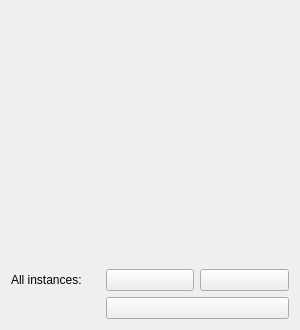
<?xml version="1.0" encoding="UTF-8"?>
<ui version="4.0">
 <class>linacOverview</class>
 <widget class="TaurusWidget" name="linacOverview">
  <property name="geometry">
   <rect>
    <x>0</x>
    <y>0</y>
    <width>300</width>
    <height>330</height>
   </rect>
  </property>
  <property name="windowTitle">
   <string>Form</string>
  </property>
  <layout class="QGridLayout" name="gridLayout_2">
   <item row="1" column="1">
    <widget class="TaurusCommandButton" name="moveLocal"/>
   </item>
   <item row="1" column="2">
    <widget class="TaurusCommandButton" name="moveRemote"/>
   </item>
   <item row="2" column="1" colspan="2">
    <widget class="TaurusCommandButton" name="resetInstance"/>
   </item>
   <item row="1" column="0">
    <widget class="QLabel" name="AllInstancesLocationLabel">
     <property name="text">
      <string>All instances:</string>
     </property>
    </widget>
   </item>
   <item row="0" column="1">
    <spacer name="verticalSpacer">
     <property name="orientation">
      <enum>Qt::Vertical</enum>
     </property>
     <property name="sizeHint" stdset="0">
      <size>
       <width>20</width>
       <height>40</height>
      </size>
     </property>
    </spacer>
   </item>
  </layout>
 </widget>
 <customwidgets>
  <customwidget>
   <class>TaurusWidget</class>
   <extends>QWidget</extends>
   <header>taurus.qt.qtgui.container</header>
   <container>1</container>
  </customwidget>
  <customwidget>
   <class>TaurusCommandButton</class>
   <extends>QPushButton</extends>
   <header>taurus.qt.qtgui.button</header>
  </customwidget>
 </customwidgets>
 <resources/>
 <connections/>
</ui>
